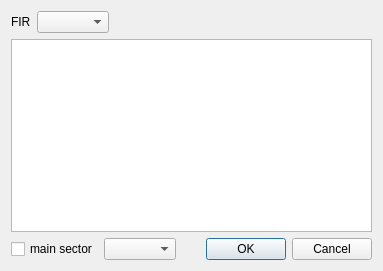
<?xml version="1.0" encoding="UTF-8"?>
<ui version="4.0">
 <class>CustomSector</class>
 <widget class="QDialog" name="CustomSector">
  <property name="geometry">
   <rect>
    <x>0</x>
    <y>0</y>
    <width>383</width>
    <height>271</height>
   </rect>
  </property>
  <property name="windowTitle">
   <string>Create custom sector</string>
  </property>
  <layout class="QVBoxLayout" name="verticalLayout_2">
   <item>
    <layout class="QVBoxLayout" name="verticalLayout">
     <item>
      <layout class="QHBoxLayout" name="horizontalLayout">
       <item>
        <widget class="QLabel" name="label">
         <property name="text">
          <string>FIR</string>
         </property>
        </widget>
       </item>
       <item>
        <widget class="QComboBox" name="comboBoxFIR"/>
       </item>
       <item>
        <spacer name="horizontalSpacer">
         <property name="orientation">
          <enum>Qt::Horizontal</enum>
         </property>
         <property name="sizeHint" stdset="0">
          <size>
           <width>40</width>
           <height>20</height>
          </size>
         </property>
        </spacer>
       </item>
      </layout>
     </item>
     <item>
      <widget class="QTableWidget" name="tableWidgetSector">
       <property name="editTriggers">
        <set>QAbstractItemView::NoEditTriggers</set>
       </property>
       <property name="selectionMode">
        <enum>QAbstractItemView::SingleSelection</enum>
       </property>
       <property name="selectionBehavior">
        <enum>QAbstractItemView::SelectRows</enum>
       </property>
       <attribute name="horizontalHeaderDefaultSectionSize">
        <number>150</number>
       </attribute>
       <attribute name="horizontalHeaderShowSortIndicator" stdset="0">
        <bool>true</bool>
       </attribute>
      </widget>
     </item>
     <item>
      <layout class="QHBoxLayout" name="horizontalLayout_2">
       <item>
        <widget class="QCheckBox" name="checkBoxMain">
         <property name="text">
          <string>main sector</string>
         </property>
        </widget>
       </item>
       <item>
        <widget class="QComboBox" name="comboBoxType"/>
       </item>
       <item>
        <spacer name="horizontalSpacer_2">
         <property name="orientation">
          <enum>Qt::Horizontal</enum>
         </property>
         <property name="sizeHint" stdset="0">
          <size>
           <width>40</width>
           <height>20</height>
          </size>
         </property>
        </spacer>
       </item>
       <item>
        <widget class="QDialogButtonBox" name="buttonBox">
         <property name="orientation">
          <enum>Qt::Horizontal</enum>
         </property>
         <property name="standardButtons">
          <set>QDialogButtonBox::Cancel|QDialogButtonBox::Ok</set>
         </property>
        </widget>
       </item>
      </layout>
     </item>
    </layout>
   </item>
  </layout>
 </widget>
 <tabstops>
  <tabstop>comboBoxFIR</tabstop>
  <tabstop>tableWidgetSector</tabstop>
  <tabstop>checkBoxMain</tabstop>
  <tabstop>comboBoxType</tabstop>
  <tabstop>buttonBox</tabstop>
 </tabstops>
 <resources/>
 <connections>
  <connection>
   <sender>buttonBox</sender>
   <signal>accepted()</signal>
   <receiver>CustomSector</receiver>
   <slot>accept()</slot>
   <hints>
    <hint type="sourcelabel">
     <x>248</x>
     <y>254</y>
    </hint>
    <hint type="destinationlabel">
     <x>157</x>
     <y>274</y>
    </hint>
   </hints>
  </connection>
  <connection>
   <sender>buttonBox</sender>
   <signal>rejected()</signal>
   <receiver>CustomSector</receiver>
   <slot>reject()</slot>
   <hints>
    <hint type="sourcelabel">
     <x>316</x>
     <y>260</y>
    </hint>
    <hint type="destinationlabel">
     <x>286</x>
     <y>274</y>
    </hint>
   </hints>
  </connection>
 </connections>
</ui>
